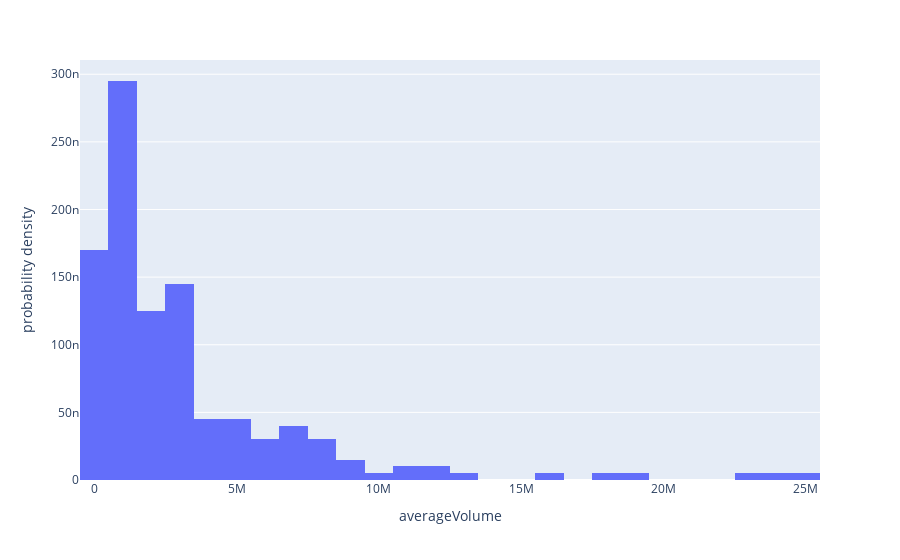

This figure's notebook cell:
### Code cell
import plotly.express  as px

px.histogram(df_fundamentals, x="averageVolume", histnorm='probability density')

### Figure 1 — Plotly figure (JSON) as saved in the notebook; plotly's stock layout.template omitted (floating-point values rounded to 4 significant figures; data arrays with more than 128 entries replaced by an {"elided": "..."} marker saying what was removed)
{"data": [{"alignmentgroup": "True", "bingroup": "x", "histnorm": "probability density", "hovertemplate": "averageVolume=%{x}<br>probability density=%{y}<extra></extra>", "legendgroup": "", "marker": {"color": "#636efa", "pattern": {"shape": ""}}, "name": "", "offsetgroup": "", "orientation": "v", "showlegend": false, "type": "histogram", "x": {"elided": "200 float values"}, "xaxis": "x", "yaxis": "y"}], "layout": {"barmode": "relative", "legend": {"tracegroupgap": 0}, "margin": {"t": 60}, "xaxis": {"anchor": "y", "domain": [0, 1], "title": {"text": "averageVolume"}}, "yaxis": {"anchor": "x", "domain": [0, 1], "title": {"text": "probability density"}}}}
